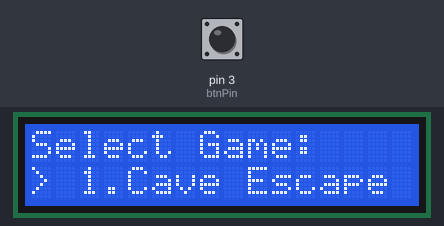
Bench run of a sketch on a simulated Arduino Uno, built with avr-gcc and run on an emulated ATmega328P. Shown: 16×2 character LCD. Inputs (shaded band) come from the test bench; at power-on: pin 3 (btnPin) HIGH. EEPROM starts erased.

Above: at 3.2 s.
3.3 s: pin 3 (btnPin) pulled LOW for 0.15 s
At 4.2 s:
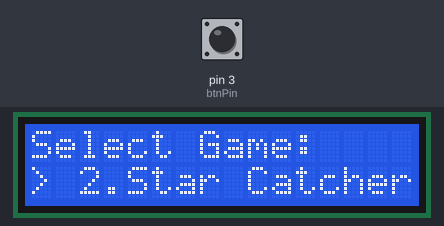
6.4 s: pin 3 (btnPin) pulled LOW for 3.2 s
At 9.57 s:
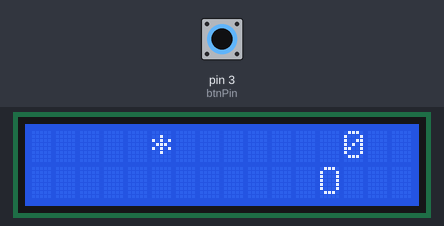
10.2 s: pin 3 (btnPin) pulled LOW for 1 s
At 10.78 s:
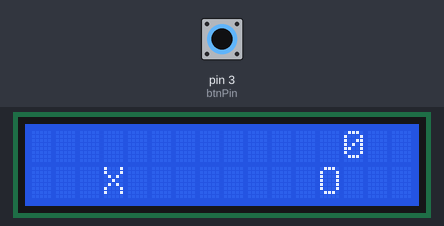
11.8 s: pin 3 (btnPin) pulled LOW for 0.15 s
At 13.05 s:
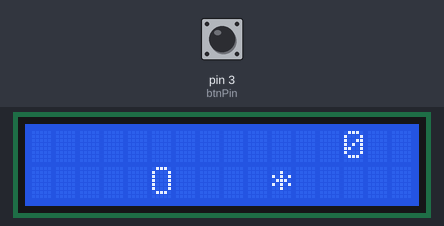

Measured:
- after the input at 3.3 s, the display: changes after 0.06 s (image 1)

The sketch:

Minigame.ino
```cpp
#include <Wire.h>
#include <LiquidCrystal_I2C.h>
#include <Minigame.h>

// กำหนดหน้าจอ LCD (Address 0x27, 16 ตัวอักษร, 2 แถว)
LiquidCrystal_I2C lcd(0x27, 16, 2);

// กำหนดขาปุ่มกด (Pin 2)
const int btnPin = 3;

// สร้างออบเจ็กต์ Minigame
Minigame minigame(lcd, btnPin);

void setup() {
  Serial.begin(9600);

  // เริ่มต้นจอ LCD
  lcd.init();
  lcd.backlight();

  // เริ่มต้นระบบมินิเกม (true = แสดง Splash Screen FocusBox)
  minigame.begin(true);
}

void loop() {
  // รันระบบมินิเกม (อัปเดตเมนูและลูปของเกม)
  minigame.update();
}
```
